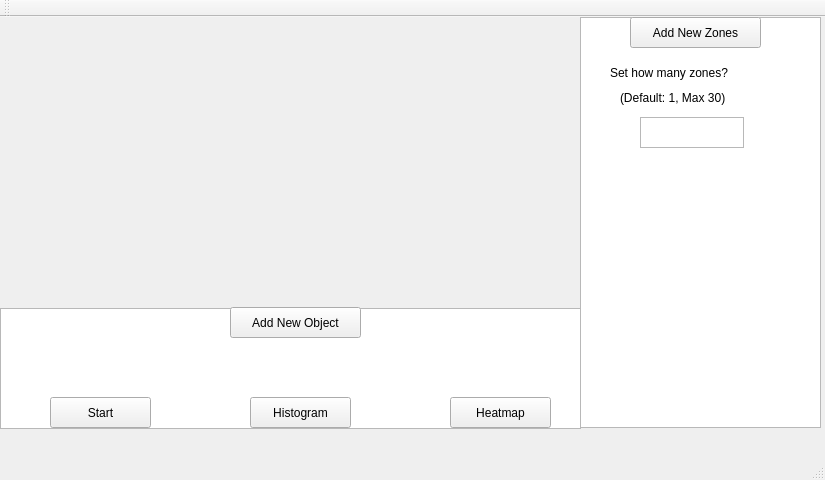
<?xml version="1.0" encoding="UTF-8"?>
<ui version="4.0">
 <class>MainWindow</class>
 <widget class="QMainWindow" name="MainWindow">
  <property name="geometry">
   <rect>
    <x>0</x>
    <y>0</y>
    <width>825</width>
    <height>480</height>
   </rect>
  </property>
  <property name="windowTitle">
   <string>MainWindow</string>
  </property>
  <widget class="QWidget" name="centralWidget">
   <widget class="QListView" name="objectsList">
    <property name="geometry">
     <rect>
      <x>580</x>
      <y>0</y>
      <width>241</width>
      <height>411</height>
     </rect>
    </property>
   </widget>
   <widget class="QListView" name="zonesList">
    <property name="geometry">
     <rect>
      <x>0</x>
      <y>291</y>
      <width>581</width>
      <height>121</height>
     </rect>
    </property>
   </widget>
   <widget class="QLabel" name="object">
    <property name="geometry">
     <rect>
      <x>660</x>
      <y>110</y>
      <width>68</width>
      <height>21</height>
     </rect>
    </property>
    <property name="text">
     <string/>
    </property>
   </widget>
   <widget class="QPushButton" name="pushButton">
    <property name="geometry">
     <rect>
      <x>630</x>
      <y>0</y>
      <width>131</width>
      <height>31</height>
     </rect>
    </property>
    <property name="text">
     <string>Add New Zones</string>
    </property>
   </widget>
   <widget class="QPushButton" name="pushButton2">
    <property name="geometry">
     <rect>
      <x>230</x>
      <y>290</y>
      <width>131</width>
      <height>31</height>
     </rect>
    </property>
    <property name="text">
     <string>Add New Object</string>
    </property>
   </widget>
   <widget class="QWidget" name="camera" native="true">
    <property name="geometry">
     <rect>
      <x>0</x>
      <y>0</y>
      <width>581</width>
      <height>291</height>
     </rect>
    </property>
    <widget class="QLabel" name="label">
     <property name="geometry">
      <rect>
       <x>0</x>
       <y>10</y>
       <width>571</width>
       <height>281</height>
      </rect>
     </property>
     <property name="text">
      <string/>
     </property>
    </widget>
   </widget>
   <widget class="QTextEdit" name="textEdit">
    <property name="geometry">
     <rect>
      <x>640</x>
      <y>100</y>
      <width>104</width>
      <height>31</height>
     </rect>
    </property>
   </widget>
   <widget class="QLabel" name="label_2">
    <property name="geometry">
     <rect>
      <x>610</x>
      <y>40</y>
      <width>171</width>
      <height>31</height>
     </rect>
    </property>
    <property name="text">
     <string>Set how many zones?</string>
    </property>
   </widget>
   <widget class="QLabel" name="label_3">
    <property name="geometry">
     <rect>
      <x>620</x>
      <y>70</y>
      <width>151</width>
      <height>21</height>
     </rect>
    </property>
    <property name="text">
     <string>(Default: 1, Max 30)</string>
    </property>
   </widget>
   <widget class="QPushButton" name="startButton">
    <property name="geometry">
     <rect>
      <x>50</x>
      <y>380</y>
      <width>101</width>
      <height>31</height>
     </rect>
    </property>
    <property name="text">
     <string>Start</string>
    </property>
   </widget>
   <widget class="QPushButton" name="histButton">
    <property name="geometry">
     <rect>
      <x>250</x>
      <y>380</y>
      <width>101</width>
      <height>31</height>
     </rect>
    </property>
    <property name="text">
     <string>Histogram</string>
    </property>
   </widget>
   <widget class="QPushButton" name="heatmapButton">
    <property name="geometry">
     <rect>
      <x>450</x>
      <y>380</y>
      <width>101</width>
      <height>31</height>
     </rect>
    </property>
    <property name="text">
     <string>Heatmap</string>
    </property>
   </widget>
  </widget>
  <widget class="QMenuBar" name="menuBar">
   <property name="geometry">
    <rect>
     <x>0</x>
     <y>0</y>
     <width>825</width>
     <height>27</height>
    </rect>
   </property>
  </widget>
  <widget class="QToolBar" name="mainToolBar">
   <attribute name="toolBarArea">
    <enum>TopToolBarArea</enum>
   </attribute>
   <attribute name="toolBarBreak">
    <bool>false</bool>
   </attribute>
  </widget>
  <widget class="QStatusBar" name="statusBar"/>
 </widget>
 <layoutdefault spacing="6" margin="11"/>
 <resources/>
 <connections/>
</ui>
